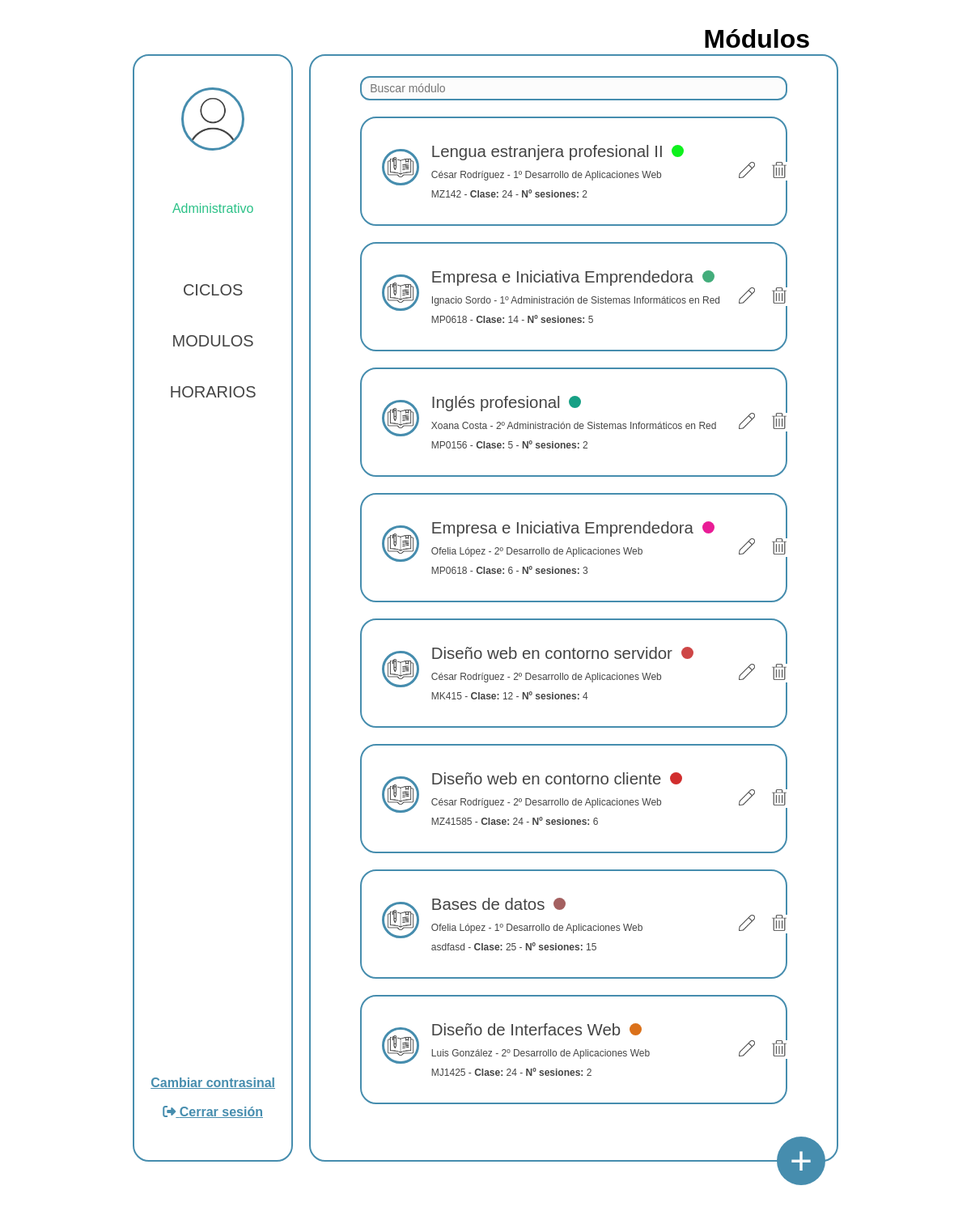
The page /GestionHorarios/www/pages/administrator_modules.php on the database its author committed.
### tables this page shows
CREATE TABLE `modules` (
  `id` int NOT NULL,
  `professor_id` int NOT NULL,
  `vocational_training_id` int NOT NULL,
  `module_code` varchar(50) NOT NULL,
  `module_acronym` varchar(5) NOT NULL,
  `name` varchar(50) NOT NULL,
  `course` enum('first','second') NOT NULL,
  `sessions_number` int NOT NULL,
  `classroom` int NOT NULL,
  `color` varchar(30) NOT NULL,
  `time_Stamp` datetime NOT NULL DEFAULT CURRENT_TIMESTAMP
);

CREATE TABLE `professors` (
  `id` int NOT NULL,
  `name` varchar(50) NOT NULL,
  `first_name` varchar(50) NOT NULL,
  `second_name` varchar(50) DEFAULT NULL,
  `email` varchar(100) NOT NULL,
  `time_stamp` datetime NOT NULL DEFAULT CURRENT_TIMESTAMP
);

CREATE TABLE `vocational_trainings` (
  `id` int NOT NULL,
  `course_code` varchar(50) NOT NULL,
  `course_name` varchar(100) NOT NULL,
  `modality` enum('ordinary','dual','modular','') NOT NULL,
  `type` enum('medium','higher') NOT NULL,
  `time_stamp` datetime NOT NULL DEFAULT CURRENT_TIMESTAMP
);

### GestionHorarios/www/pages/administrator_modules.php (the view, shortened to what this page needs)
<?php
include_once '../functions/connection.php';
$sql = "SELECT * FROM modules";
$stmt = $pdo->query($sql);
function getProfessors($pdo)
{
    try {
        $query = $pdo->query("Select * from professors");
        $query->execute();
        return $query->fetchAll();
    } catch (PDOException $e) {
        $_SESSION['mensaxe'] = "Erro listando profesores" . $e->getMessage();
    }
}
function getVocationalTrainings($pdo)
{
    try {
        $query = $pdo->query("Select * from vocational_trainings");
        $query->execute();
        return $query->fetchAll();
    } catch (PDOException $e) {
        $_SESSION['mensaxe'] = "Erro listando Ciblos" . $e->getMessage();
    }
}
$editModules = null;
?>
<!DOCTYPE html>
<html lang="es">
<head>
    <link rel="stylesheet" href="../../pages/css/administrator_panel.css">
</head>
<body>
    <h2>Módulos</h2>
    <div class="container">
        <?php include_once('partials/container_left.php') ?>
        <div class="container-rigth">
            <div class="container-buscador">
                <form method="post" style="all:initial; width: 100%;" action="../functions/administrator/function_panel_administrator.php" id="search-form">
                    <input class="buscador" type="text" id="buscar" placeholder="Buscar módulo" name="txtFindModules">
                </form>
            </div>
            <div class="mostrar-modulos">
                <?php
                $arrayProfessors = getProfessors($pdo);
                $arrayVocationalTrainings = getVocationalTrainings($pdo);
                while ($fila = $stmt->fetch(PDO::FETCH_ASSOC)) {
                    $id = $fila['id'];
                    $professor_id = $fila['professor_id'];
                    $vocational_training_id = $fila['vocational_training_id'];
                    $module_code = $fila['module_code'];
                    $module_acronym = $fila['module_acronym'];
                    $name = $fila['name'];
                    $course = $fila['course'];
                    $sessions_number = $fila['sessions_number'];
                    $classRoom = $fila['classroom'];
                    $color = $fila['color'];
                    echo "<div class='container-user'>
                            <div class='row'>
                                <div class='user-imagen'>
                                    <img src='/images/asignatura.png' class='pic' alt='Asignatura img'>
                                </div>
                                <div class='user-texto'>
                                <p class='texto-nombre'>$name
                                <span class='color_circle' style='background-color: $color; display: inline-block; width: 15px; height: 15px; border-radius: 50%; margin-left: 5px;'></span>
                                </p>";
                    if (!empty($arrayProfessors)) {
                        foreach ($arrayProfessors as $professor) {
                            foreach ($arrayVocationalTrainings as $vocationalTrining) {
                                if ($professor["id"] === $professor_id && $vocationalTrining["id"] === $vocational_training_id) {
                                    if ($course == "first" ) {
                                        echo "<p class='texto-ciclo'>".$professor["name"]. ' '. $professor["first_name"].' - 1º '.$vocationalTrining["course_name"].'</p>';
                                    } else {
                                        echo "<p class='texto-ciclo'>".$professor["name"]. ' '. $professor["first_name"].' - 2º ' .$vocationalTrining["course_name"].'</p>';
                                    }
                                }
                            }
                        }
                    }
                    echo "<p class='texto-ciclo' style='font-size: 12px;'>$module_code - <strong>Clase:</strong> $classRoom - <strong>Nº sesiones:</strong> $sessions_number</p>";
                    echo "</div>";
                    if ($editModules == $id) {
                        echo "
                                <div class='user-botones'>
                                    <form method='post' action='../functions/modules/function_delete_modules.php'>
                                        <input type='hidden' name='id' value='$id'>
                                        <button type='submit' class='btn-delete' name='btnDelete'>
                                            <img src='/images/delete.png' class='boton-icono-delete' alt='Borrar'>
                                            <img src='/images/delete_hover.png' class='delete-hover' alt='Borrar'>
                                        </button>
                                    </form>
                                </div>
                            </div>
                        <div class='user-editar'>
                            <form action='../functions/modules/function_update_modules.php' style='all:initial; width: 100%;' method='post'>
                                <input type='hidden' name='id' value='$id'>
                                <div class='row-edit' style='margin-left: 3.5%;'>
                                    <input class='inputs-form' type='text' name='txtModule_code' value='$module_code' required placeholder='Código módulo'><br>
                                    <input class='inputs-form' type='text' name='txtModule_name' value='$name' placeholder='Nome'><br>
                                    <input class='inputs-form' type='text' name='txtSessions_number' value='$sessions_number' placeholder='Nº sesiones'><br>
                                </div>
                                <div class='row-edit' style='margin-left: 3.5%;'>
                                    <input class='inputs-form' type='text' name='txtCLassRoom' value='$classRoom' placeholder='Aula'><br>
                                    <input class='inputs-form' type='color' name='txtColor' value='$color' placeholder='Color'><br>
                                    <input class='inputs-form' type='text' name='txtModuleAcronym' value='$module_acronym' placeholder='Sigras'><br>
                                </div>
                                <div class='row-edit' style='margin-left: 3.5%;'>
                                         <select class='inputs-form-select' name='selectProfessor' required>
                                        ";
                                        foreach ($arrayProfessors as $professor) {
                                            $selected = ($professor['id'] == $professor_id) ? "selected" : "";
                                            echo "<option value='{$professor['id']}' $selected>{$professor['name']} {$professor['first_name']}</option>";
                                        }
                                        echo "
                                    </select>
                                    <select class='inputs-form-select' name='selectVocationalTraining' required>
                                        ";
                                        foreach ($arrayVocationalTrainings as $vocationalTrining) {
                                            $selected = ($vocationalTrining['id'] == $vocational_training_id) ? "selected" : "";
                                            echo "<option value='{$vocationalTrining['id']}' $selected>{$vocationalTrining['course_name']}</option>";
                                        }
                                        echo "
                                    </select>
                                    <select class='inputs-form-select' name='selectCourse'>
                                        <option value='first' <?php echo (isset($selectCourse) && $selectCourse == 'first') ? 'selected' : ''; ?>Primeiro</option>
                                        <option value='second' <?php echo (isset($selectCourse) && $selectCourse == 'second') ? 'selected' : ''; ?>Segundo</option>
                                    </select>
                                </div>
                                <div class='row-guardar'>
                                    <button type='submit' class='btnActualizar' name='btnSave'>Actualizar</button>
                                </div>
                            </form>
                        </div>
                        ";
                    } else {
                        echo "
                        <div class='user-botones'>
                            <form method='post'>
                                <input type='hidden' name='id' value='$id'>
                                <input type='hidden' name='professor_id' id='professor_id'>
                                <input type='hidden' name='vocational_training_id' id='vocational_training_id'>
                                <input type='hidden' name='module_code' value='$module_code'>
                                <input type='hidden' name='name' value='$name'>
                                <input type='hidden' name='selectCourse' value='" . (isset($selectCourse) ? $selectCourse : '') . "'>
                                <input type='hidden' name='sessions_number' value='$sessions_number'>
                                <input type='hidden' name='classroom' value='$classRoom'>
                                <input type='hidden' name='color' value='$color'>
                                 <input type='hidden' name='module_acronym' value='$module_acronym'>
                                <button type='submit' class='btn' name='btnUpdate'>
                                    <img src='/images/edit.png' class='boton-icono-edit' alt='Editar'>
                                    <img src='/images/edit_hover.png' class='edit-hover' alt='Editar'>
                                </button>
                            </form>
                            <form method='post' action='../functions/modules/function_delete_modules.php'>
                                <input type='hidden' name='id' value='$id'>
                                <button type='submit' class='btn-delete' name='btnDelete'>
                                    <img src='/images/delete.png' class='boton-icono-delete' alt='Borrar'>
                                    <img src='/images/delete_hover.png' class='delete-hover' alt='Borrar'>
                                </button>
                            </form>
                        </div>
                        </div>
                    ";
                    }
                    echo "</div>";
                }
                ?>
            </div>
        </div>
    </div>
    <form action="administrator_create_module.php">
        <button name="btnFormCreateModule" class="btnCreateUser">+</button>
    </form>
</body>
</html>

### GestionHorarios/www/pages/css/administrator_panel.css (style rules this page uses)
body { font-family: Arial, sans-serif; height: 100vh; overflow: hidden; margin: 2.5% 20px; width: calc(100% - 40px); }
.container { display: flex; gap: 20px; }
h2 { text-align: center; font-size: 2em; width: 100%; text-align: right; padding-right: 35px; }
.container-rigth { text-align: center; width: 100%; max-height: calc( 95vh - 70px ); border: solid var(--color-primario) 2px; border-radius: 20px; padding: 25px; overflow-y: auto; height: 2000px; }
.mostrar-modulos { display: flex; flex-wrap: wrap; }
.container-user { display: flex; flex-direction: column; flex-wrap: wrap; border: 2px solid var(--color-primario); padding: 10px; width: 100%; border-radius: 20px; margin-bottom: 20px; margin-right: 6%; margin-left: 6%; }
.row { display: flex; flex-wrap: wrap; width: 100%; margin-top: 15px; margin-bottom: 15px; }
.pic { border: 3px solid var(--color-primario); width: 60%; border-radius: 80%; margin-bottom: 10px; }
.container-user p { margin: 5px 0; }
button { cursor: pointer; }
form { display: inline-block; }
.btnCreateUser { position: fixed; bottom: 7%; right: 15%; background-color: var(--color-primario); width: 60px; height: 60px; border-radius: 50%; border: none; font-size: 3rem; color: var(--forty-color); transition: transform 0.5s ease, background-color 0.3s ease; }
.buscador { background-color: var(--forty-color); border: 2px solid var(--color-primario); padding: 5px 10px; border-radius: 12px; font-size: 14px; color: var(--tertiary-color); appearance: none; cursor: pointer; width: 100%; height: 30px; position: relative; }
.user-imagen { width: 15%; display: flex; align-items: center; justify-content: center; }
.user-texto { width: 75%; text-align: left; display: flex; flex-direction: column; align-items: left; justify-content: center; }
.texto-nombre { font-size: 1.7vw; }
.texto-ciclo { font-size: 1vw; }
.user-botones { width: 9%; text-align: left; display: flex; align-items: center; justify-content: center; }
.btn { background-color: white; border: 0px; margin-left: 20px; }
.btn-delete { background-color: white; border: 0px; margin-left: 20px; }
.boton-icono-edit { width: 20px; height: 20px; }
.boton-icono-delete { width: 20px; height: 20px; }
p { color: var(--tertiary-color); }
.container-buscador { text-align: center; margin-bottom: 20px; width: 100%; padding-left: 6%; padding-right: 6%; display: flex; }
.color_circle { width: 7px; height: 7px; border-radius: 50%; }

### GestionHorarios/www/pages/css/common.css (style rules this page uses)
:root { --color-primario: #468dae; --second-color: #2bc187; --tertiary-color: #444444; --forty-color: #fcfcfc; --danger-color: #c12b2e; --fuente-principal: "Arial", sans-serif; }
* { margin: 0; padding: 0; box-sizing: border-box; }
body { padding: 0 12% 0 12%; margin-top: 3%; }

### rows shown on the page
modules: name "Lengua estranjera profesional II", module_code "MZ142", classroom "24", sessions_number "2"
professors: name "César", first_name "Rodríguez"
vocational_trainings: course_name "Desarrollo de Aplicaciones Web"
modules: name "Empresa e Iniciativa Emprendedora", module_code "MP0618", classroom "14", sessions_number "5"
professors: name "Ignacio", first_name "Sordo"
vocational_trainings: course_name "Administración de Sistemas Informáticos en Red"
modules: name "Inglés profesional", module_code "MP0156", classroom "5", sessions_number "2"
professors: name "Xoana", first_name "Costa"
modules: name "Empresa e Iniciativa Emprendedora", module_code "MP0618", classroom "6", sessions_number "3"
professors: name "Ofelia", first_name "López"
modules: name "Diseño web en contorno servidor", module_code "MK415", classroom "12", sessions_number "4"
modules: name "Diseño web en contorno cliente", module_code "MZ41585", classroom "24", sessions_number "6"
modules: name "Bases de datos", module_code "asdfasd", classroom "25", sessions_number "15"
modules: name "Diseño de Interfaces Web", module_code "MJ1425", classroom "24", sessions_number "2"
professors: name "Luis", first_name "González"
